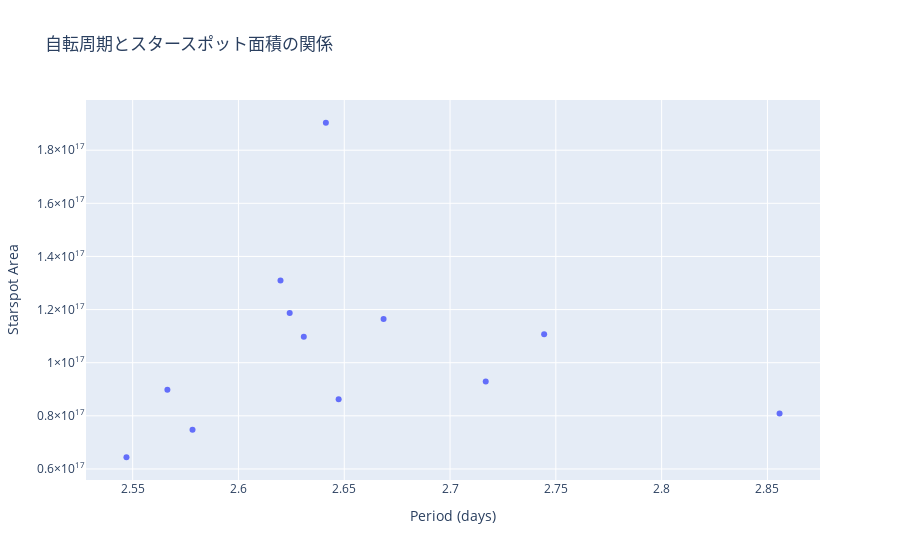

The notebook cell saved with this chart:
### Code cell
# 周期とスタースポットの相関
fig = px.scatter(
    x=FlareDetector_EK_Dra.array_per,
    y=FlareDetector_EK_Dra.array_starspot,
    title="自転周期とスタースポット面積の関係",
    labels={"x": "Period (days)", "y": "Starspot Area"}
)
fig.show()

### Figure 1 — Plotly figure (JSON) as saved in the notebook; plotly's stock layout.template omitted (floating-point values rounded to 4 significant figures)
{"data": [{"hovertemplate": "Period (days)=%{x}<br>Starspot Area=%{y}<extra></extra>", "legendgroup": "", "marker": {"color": "#636efa", "symbol": "circle"}, "mode": "markers", "name": "", "orientation": "v", "showlegend": false, "type": "scatter", "x": [2.647, 2.669, 2.547, 2.641, 2.62, 2.578, 2.744, 2.717, 2.856, 2.566, 2.631, 2.624], "xaxis": "x", "y": [8.625e+16, 1.164e+17, 6.441e+16, 1.903e+17, 1.31e+17, 7.474e+16, 1.108e+17, 9.296e+16, 8.084e+16, 8.977e+16, 1.098e+17, 1.187e+17], "yaxis": "y"}], "layout": {"legend": {"tracegroupgap": 0}, "title": {"text": "自転周期とスタースポット面積の関係"}, "xaxis": {"anchor": "y", "domain": [0, 1], "title": {"text": "Period (days)"}}, "yaxis": {"anchor": "x", "domain": [0, 1], "title": {"text": "Starspot Area"}}}}
